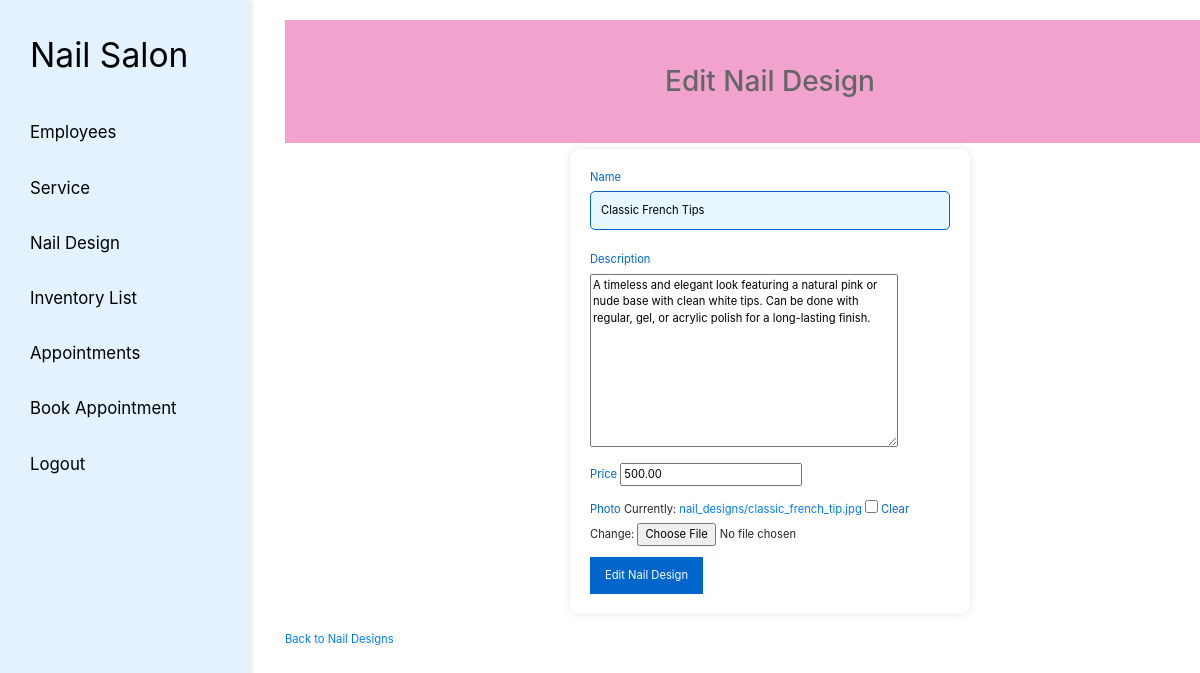
Screenshot of /edit-nail-design/3/ (signed in) with the database file from the repository.
### appointments/models.py (models this page shows, shortened)
class NailDesign(models.Model):
    name = models.CharField(max_length=255)  # Name of the nail design
    description = models.TextField(null=True, blank=True)  # Description of the design
    price = models.DecimalField(max_digits=10, decimal_places=2)  # Price of the design
    photo = models.ImageField(upload_to='nail_designs/', null=True, blank=True, default='path/to/default/photo.jpg')  # Image of the design

### appointments/views.py (the view)
# urls.py: path('edit-nail-design/<int:pk>/', views.edit_nail_design, name='edit_nail_design'),
@user_passes_test(is_admin)
def edit_nail_design(request, pk):
    nail_design = get_object_or_404(NailDesign, pk=pk)
    if request.method == 'POST':
        form = NailDesignForm(request.POST, request.FILES, instance=nail_design)
        if form.is_valid():
            form.save()
            return redirect('appointments:nail_design_list')  # Redirect to list page after editing
    else:
        form = NailDesignForm(instance=nail_design)
    return render(request, 'appointments/nail_design_form.html', {'form': form, 'action': 'Edit'})

### appointments/forms.py
class NailDesignForm(forms.ModelForm):
    class Meta:
        model = NailDesign
        fields = ['name', 'description', 'price', 'photo']

### appointments/views.py (called while the page is built)
def is_admin(user):
    return user.is_staff

### appointments/templates/appointments/nail_design_form.html (shortened to what this page needs)
{% extends 'appointments/base.html' %}
{% block content %}
<div class="container" style="width: 1000px; ">
<h1>{{ action }} Nail Design</h1>
<form method="post" enctype="multipart/form-data" class="custom-form">
    <div class="form-group">
        <label for="{{ form.name.id_for_label }}">Name</label>
        {{ form.name }}
    </div>
    <div class="form-group">
        <label for="{{ form.description.id_for_label }}">Description</label>
        {{ form.description }}
    </div>
    <div class="form-group">
        <label for="{{ form.price.id_for_label }}">Price</label>
        {{ form.price }}
    </div>
    <div class="form-group">
        <label for="{{ form.photo.id_for_label }}">Photo</label>
        {{ form.photo }}
    </div>
    <button type="submit" class="submit-button">{{ action }} Nail Design</button>
</form>
<br>
<a href="{% url 'appointments:nail_design_list' %}">Back to Nail Designs</a>
</div>
{% endblock %}

### static/css/mine.css (style rules this page uses)
html { font-size: 70%; scroll-behavior: smooth; scroll-padding-top: 6rem; overflow-x: hidden; }
*, *::before, *::after { box-sizing: border-box; }
body { display: flex; margin: 0; font-family: Arial, sans-serif; height: 100vh; overflow: hidden; }
body { margin: 0; padding: 0; font-family: Arial, sans-serif; min-width: 320px; }
form { align-items: center; padding-top: 400px; max-width: 400px; margin: auto; background-color: #fff; padding: 20px; border-radius: 10px; box-shadow: 0 0 10px rgba(0, 0, 0, 0.1); width: 100%; }
div { margin-bottom: 15px; }
label { display: block; margin-bottom: 5px; color: #0066cc; }
h1 { text-align: center; font-size: 2rem; color: #666; padding: 4rem; margin: 3rem 0; background-color: #f1a3ce; z-index: 30; }
input[type="text"], input[type="email"] { width: 100%; padding: 10px; margin-bottom: 10px; box-sizing: border-box; border: 1px solid #0066cc; border-radius: 5px; background-color: #e6f7ff; }
button { padding: 10px 15px; background-color: #0066cc; color: white; border: none; border-radius: 5px; cursor: pointer; margin-right: 10px; }

### rows the page displays
NailDesign: name "Classic French Tips", description "A timeless and elegant look featuring a natural pink or nude base with clean white tips. Can be done with regular, gel, or acrylic polish for a long-lasting finish.", price "500.00"

### other values shown
{{ action }} "Edit"
